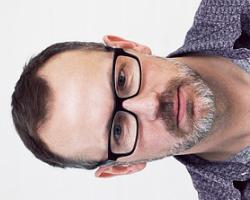
#> input picture csc181/assignments/4_images/leland_carlson/images/arwvgi.jpg, 250 x 200 px; its folder holds only this picture in this run
$ python manipulate_images.py
#> lines starting #> are read from the running program, lines starting #| are printed output that depends on the picture
import os
from PIL import Image

file_path = os.path.dirname(os.path.realpath(__file__))
source_pth = os.path.join(file_path, "images")
dest_path = os.path.join(file_path, "new images")

if not os.path.isdir(dest_path):
    print("making folder {}".format(dest_path))
    os.makedirs(dest_path)

images=os.listdir(source_pth)
#image=Image.open(os.path.join(source_pth,"aagib.jpg"))

for num, imagename in enumerate(images):
    image=Image.open(os.path.join(source_pth, imagename))
#> image is the input picture: PIL image 250x200 RGB; mean R, G, B 182, 164.1, 163.9
    image=image.rotate(-90, expand=True)
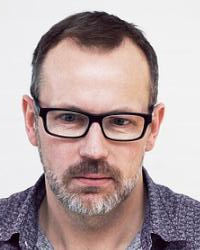
#> image: PIL image 200x250 RGB; mean R, G, B 182, 164.1, 163.9
    image=image.resize((75, 75))
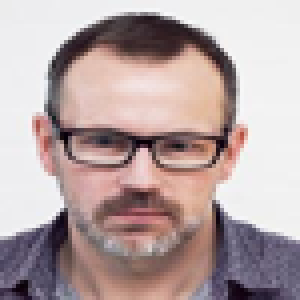
#> image: PIL image 75x75 RGB (shown 4 times larger); mean R, G, B 182, 164.1, 163.9
    print(image.size)
#| (75, 75)
    image=image.convert("L")
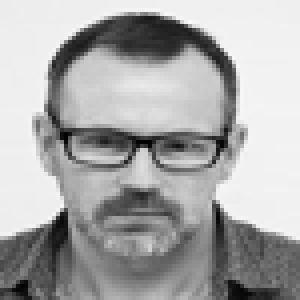
#> image: PIL image 75x75 L (shown 4 times larger); min 3, max 250, mean 169.4
    image.save(os.path.join(dest_path, "pic" + str(num).zfill(4) + ".png"))

$ run again, on csc181/assignments/4_images/leland_carlson/images/cmyomeqeb.jpg
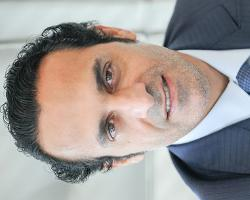
#> input picture csc181/assignments/4_images/leland_carlson/images/cmyomeqeb.jpg, 250 x 200 px
#> image is the input picture: PIL image 250x200 RGB; mean R, G, B 158.5, 152, 149.1
#> `image=image.rotate(-90, expand=True)`:
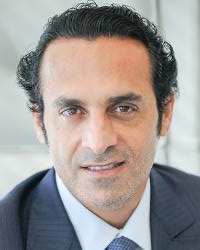
#> image: PIL image 200x250 RGB; mean R, G, B 158.5, 152, 149.1
#| (75, 75)
#> `image=image.convert("L")`:
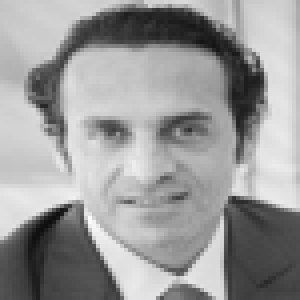
#> image: PIL image 75x75 L (shown 4 times larger); min 14, max 252, mean 153.6

$ run again, on csc181/assignments/4_images/leland_carlson/images/colgzjb.jpg
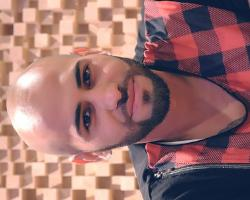
#> input picture csc181/assignments/4_images/leland_carlson/images/colgzjb.jpg, 250 x 200 px
#> image is the input picture: PIL image 250x200 RGB; mean R, G, B 155, 112.2, 111.3
#> `image=image.resize((75, 75))`:
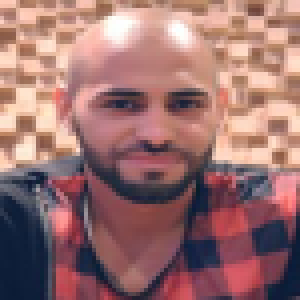
#> image: PIL image 75x75 RGB (shown 4 times larger); mean R, G, B 155, 112.2, 111.3
#| (75, 75)
#> `image=image.convert("L")`:
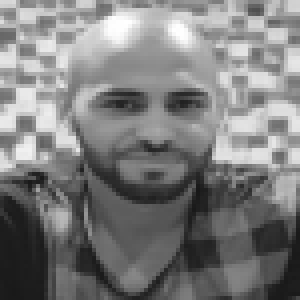
#> image: PIL image 75x75 L (shown 4 times larger); min 24, max 255, mean 124.9

$ run again, on csc181/assignments/4_images/leland_carlson/images/bewlqgv.jpg
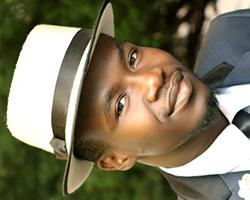
#> input picture csc181/assignments/4_images/leland_carlson/images/bewlqgv.jpg, 250 x 200 px
#> image is the input picture: PIL image 250x200 RGB; mean R, G, B 124.9, 117.3, 93
#> `image=image.resize((75, 75))`:
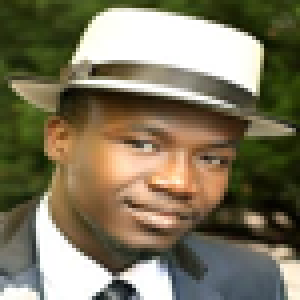
#> image: PIL image 75x75 RGB (shown 4 times larger); mean R, G, B 124.8, 117.1, 92.9
#| (75, 75)
#> `image=image.convert("L")`:
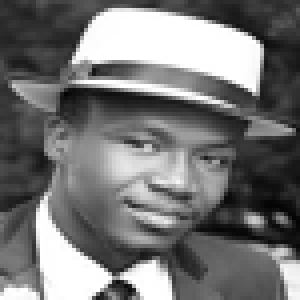
#> image: PIL image 75x75 L (shown 4 times larger); min 2, max 255, mean 116.7
